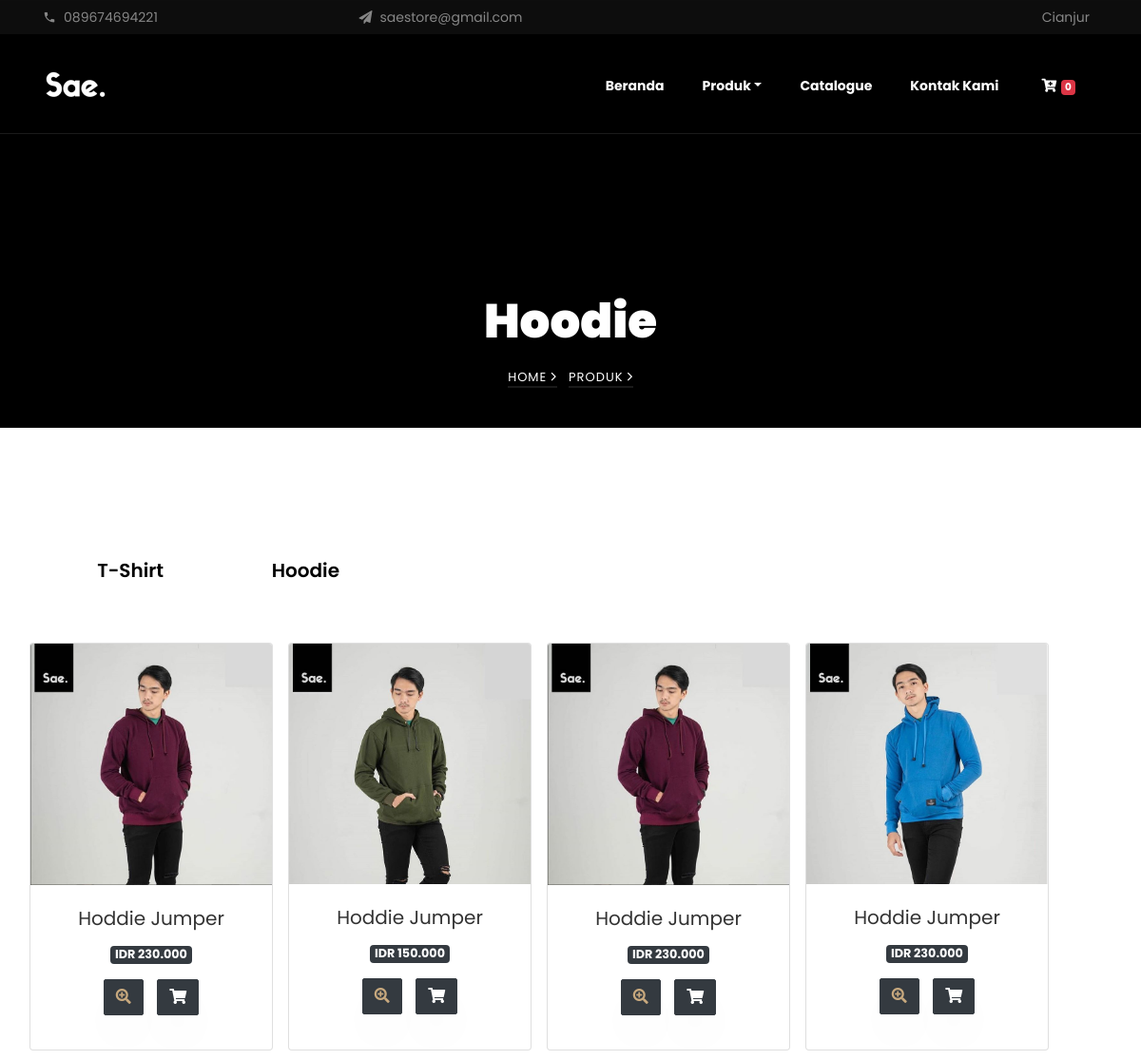
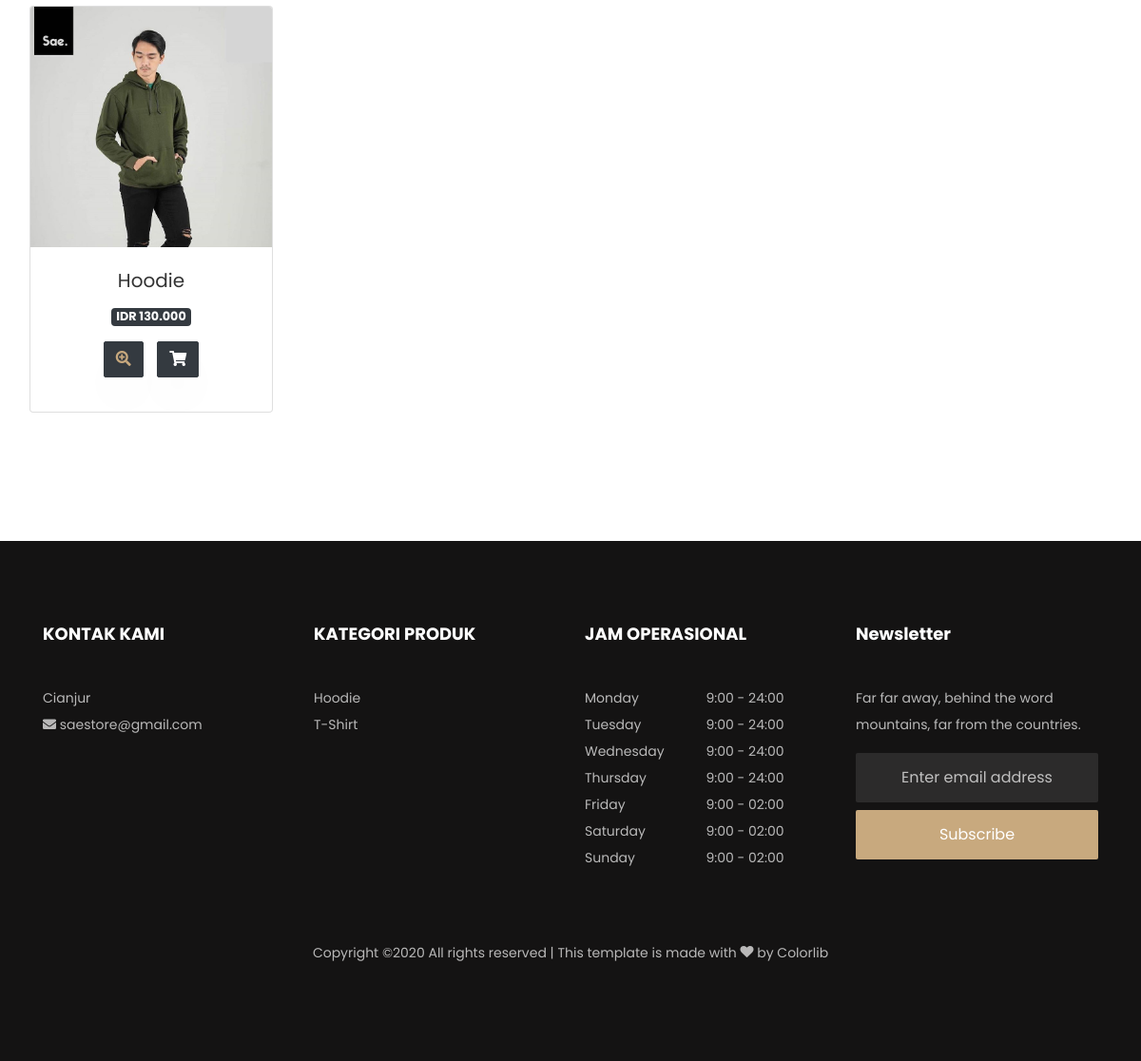
/produk/kategori/hoodie, run on the app's committed database (2 pictures, top to bottom).
### tables this page shows
CREATE TABLE `konfigurasi` (
  `id_konfigurasi` int(11) NOT NULL,
  `namaweb` varchar(255) NOT NULL,
  `tagline` varchar(255) DEFAULT NULL,
  `email` varchar(255) DEFAULT NULL,
  `website` varchar(255) DEFAULT NULL,
  `keywords` text DEFAULT NULL,
  `metatext` text DEFAULT NULL,
  `telepon` varchar(50) DEFAULT NULL,
  `alamat` varchar(300) DEFAULT NULL,
  `facebook` varchar(255) DEFAULT NULL,
  `instagram` varchar(255) DEFAULT NULL,
  `deskripsi` text DEFAULT NULL,
  `logo` varchar(255) DEFAULT NULL,
  `icon` varchar(255) DEFAULT NULL,
  `rekening_pembayaran` varchar(255) DEFAULT NULL,
  `tanggal_update` timestamp NOT NULL DEFAULT current_timestamp() ON UPDATE current_timestamp()
);

CREATE TABLE `produk` (
  `id_produk` int(11) NOT NULL,
  `id_user` int(11) NOT NULL,
  `id_kategori` int(11) NOT NULL,
  `kode_produk` varchar(32) NOT NULL,
  `nama_produk` varchar(255) NOT NULL,
  `slug_produk` varchar(255) NOT NULL,
  `keyword` text DEFAULT NULL,
  `harga` int(11) NOT NULL,
  `stok` int(11) DEFAULT NULL,
  `gambar` varchar(255) NOT NULL,
  `berat` float DEFAULT NULL,
  `ukuran` varchar(255) DEFAULT NULL,
  `status_produk` varchar(20) NOT NULL,
  `tanggal_post` datetime NOT NULL,
  `tanggal_update` timestamp NOT NULL DEFAULT current_timestamp() ON UPDATE current_timestamp(),
  `keterangan` text NOT NULL
);

CREATE TABLE `kategori` (
  `id_kategori` int(11) NOT NULL,
  `slug_kategori` varchar(255) NOT NULL,
  `nama_kategori` varchar(255) NOT NULL,
  `urutan` int(11) DEFAULT NULL,
  `tanggal_update` timestamp NOT NULL DEFAULT current_timestamp() ON UPDATE current_timestamp()
);

### application/views/produk/list.php (the view, shortened to what the rows shown need)
<section class="hero-wrap hero-wrap-2" style="background-image: url(<?php echo base_url('assets/template/images/bg_3.jpeg') ?>);" data-stellar-background-ratio="0.5">
	<div class="container">
		<div class="row no-gutters slider-text align-items-end justify-content-center">
			<div class="col-md-9 ftco-animate text-center mb-4">
				<h1 class="mb-2 bread"><?= $title; ?></h1>
			</div>
		</div>
	</div>
</section>
<section class="ftco-section">
	<div class="container">
		<div class="ftco-search">
			<div class="row">
				<div class="col-md-12 nav-link-wrap">
					<div class="nav nav-pills d-flex text-center " id="v-pills-tab" role="tablist" aria-orientation="vertical">
						<?php foreach ($listing_kategori as $listing_kategori) : ?>
							<a class="nav-link ftco-animate" href="<?= base_url('produk/kategori/' . $listing_kategori->slug_kategori) ?>"><?= $listing_kategori->nama_kategori; ?></a>
						<?php endforeach; ?>
					</div>
				</div>
				<div class="col-md-15 tab-wrap">
					<div class="tab-content" id="v-pills-tabContent">
						<div class="tab-pane fade show active" id="<?= $listing_kategori->nama_kategori; ?>" role="tabpanel" aria-labelledby="day-1-tab">
							<div class="row text-center">
								<?php foreach ($produk as $produk) { ?>
									<div class="card ml-3 mb-3" style="width: 16rem;">
										<?php
										echo form_open(base_url('belanja/add'));
										?>
										<img src="<?php echo base_url('assets/upload/image/' . $produk->gambar) ?>" class="card-img-top" alt="...">
										<div class="card-body">
											<h5 class="card-title mb-1"><?= $produk->nama_produk; ?></h5>
											<span class="badge badge-dark mb-3">IDR <?= number_format($produk->harga, '0', ',', '.'); ?></span>
											<div class="faded">
												<ul class="ftco-social">
													<li class="btn btn-dark"><a href="<?php echo base_url('produk/detail/' . $produk->slug_produk) ?>"><i class="fas fa-search-plus"></i></a></li>
													<button type="submit" value="submit" class="btn btn-dark"><i class="fas fa-shopping-cart"></i></button>
												</ul>
											</div>
										</div>
										<?php
										echo form_close();
										?>
									</div>
								<?php } ?>
							</div>
						</div>
					</div>
				</div>
			</div>
		</div>
	</div>
</section>

### application/views/layout/header.php
<div class="py-1 bg-black top">
    <div class="container">
        <div class="row no-gutters d-flex align-items-start align-items-center px-md-0">
            <div class="col-lg-12 d-block">
                <div class="row d-flex">
                    <div class="col-md pr-4 d-flex topper align-items-center">
                        <div class="icon mr-2 d-flex justify-content-center align-items-center"><span class="icon-phone2"></span></div>
                        <span class="text"><?= $site->telepon; ?></span>
                    </div>
                    <div class="col-md pr-4 d-flex topper align-items-center">
                        <div class="icon mr-2 d-flex justify-content-center align-items-center"><span class="icon-paper-plane"></span></div>
                        <span class="text"><?= $site->email; ?></span>
                    </div>
                    <div class="col-md-5 pr-4 d-flex topper align-items-center text-lg-right justify-content-end">
                        <p class="mb-0 register-link"><span><?= $site->alamat; ?></span></p>
                    </div>
                </div>
            </div>
        </div>
    </div>
</div>

### application/views/layout/nav.php (shortened to what the rows shown need)
<nav class="navbar navbar-expand-lg navbar-dark ftco_navbar bg-dark ftco-navbar-light" id="ftco-navbar">
    <div class="container">
        <a class="navbar-brand" href="index.html"><img src="<?php echo base_url('assets/upload/image/' . $site->logo) ?>" alt="<?php echo $site->namaweb ?> | <?php echo $site->tagline ?>"></a>
    </div>
</nav>

### application/views/layout/footer.php (shortened to what the rows shown need)
<?php
$site = $this->konfigurasi_model->listing();
$nav_produk_footer = $this->konfigurasi_model->nav_produk();
?>
<footer class="ftco-footer ftco-bg-dark ftco-section">
    <div class="container">
        <div class="row mb-5">
            <div class="col-md-6 col-lg-3">
                <div class="ftco-footer-widget mb-4">
                    <h2 class="ftco-heading-2">KONTAK KAMI</h2>
                    <p>
                        <?php echo nl2br($site->alamat) ?><br>
                        <i class="fas fa-envelope"></i> <?= $site->email; ?>
                    </p>
                    <ul class="ftco-footer-social list-unstyled float-md-left float-lft mt-3">
                    </ul>
                </div>
            </div>
            <div class="col-md-6 col-lg-3">
                <div class="ftco-footer-widget mb-4">
                    <h2 class="ftco-heading-2">KATEGORI PRODUK</h2>
                    <ul class="list-unstyled open-hours">
                        <?php foreach ($nav_produk_footer as $nav_produk_footer) { ?>
                            <li class="d-flex"><span><a href="<?php echo base_url('produk/kategori/' . $nav_produk_footer->slug_kategori) ?>"><?php echo $nav_produk_footer->nama_kategori ?></a></span></li>
                        <?php } ?>
                    </ul>
                </div>
            </div>
            <div class="col-md-6 col-lg-3">
                <div class="ftco-footer-widget mb-4">
                    <h2 class="ftco-heading-2">JAM OPERASIONAL</h2>
                </div>
            </div>
            <div class="col-md-6 col-lg-3">
                <div class="ftco-footer-widget mb-4">
                    <h2 class="ftco-heading-2">Newsletter</h2>
                </div>
            </div>
        </div>
    </div>
</footer>
</body>
</html>

### data on the page
konfigurasi: telepon "089674694221", email "saestore@gmail.com", alamat "Cianjur", logo (picture)
produk: id_kategori.nama_kategori "T-Shirt"
produk: id_kategori.nama_kategori "Hoodie", gambar (picture), nama_produk "Hoodie", harga "130.000"
produk: gambar (picture), nama_produk "Hoddie Jumper", harga "230.000"
produk: gambar (picture), nama_produk "Hoddie Jumper", harga "150.000"
produk: gambar (picture), nama_produk "Hoddie Jumper", harga "230.000"
produk: gambar (picture), nama_produk "Hoddie Jumper", harga "230.000"

### other printed values
count($keranjang) "0"
$title "Hoodie"
